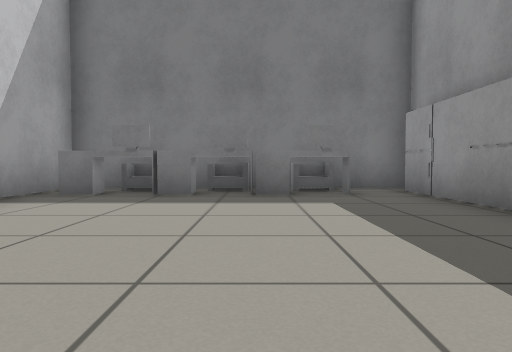
[1] (above)

24 first-person views from a walk through a Gazebo world. The camera is 0.5 m above the floor, tilts 2° down and sees 70° across. Floor lines are 1 m apart. The floor is counted in squares, 1 m on a side. Each view is taken from the middle of a square. On the plan, view 1 faces up. The plan holds only what a view shows up to about 9 squares ahead; the rest is blank. The place goes on beyond the plan.

[2]
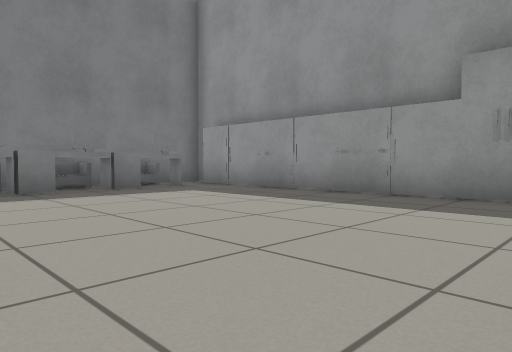

[3]
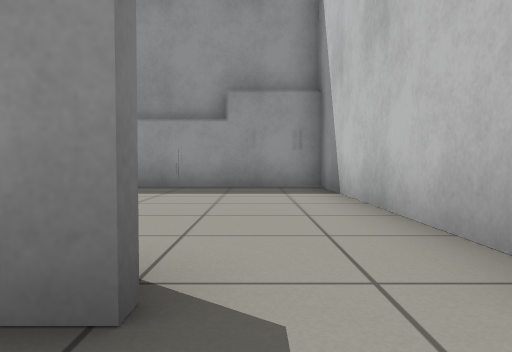

[4]
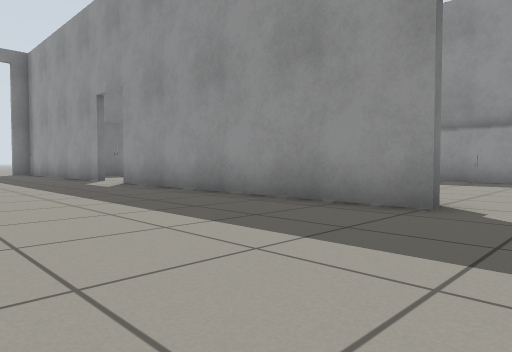

[5]
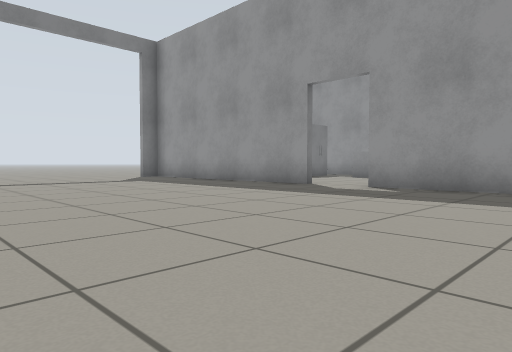

[6]
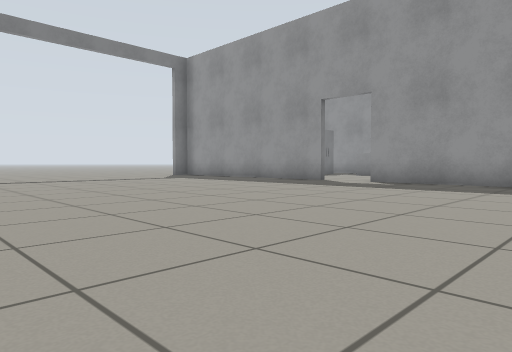

[7]
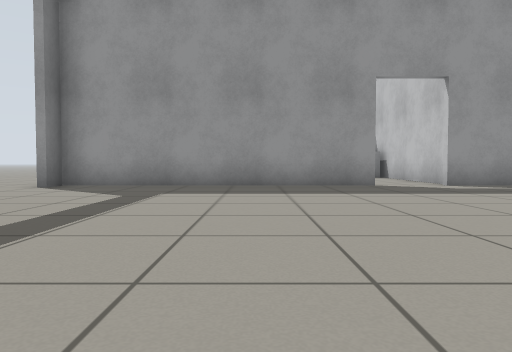

[8]
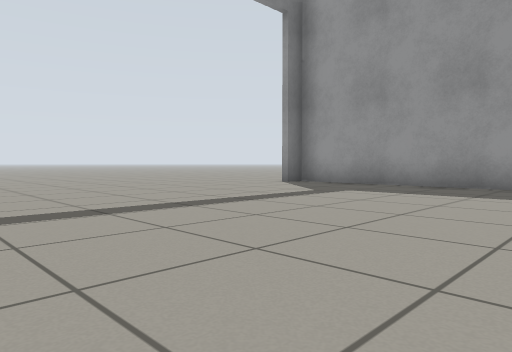

[9]
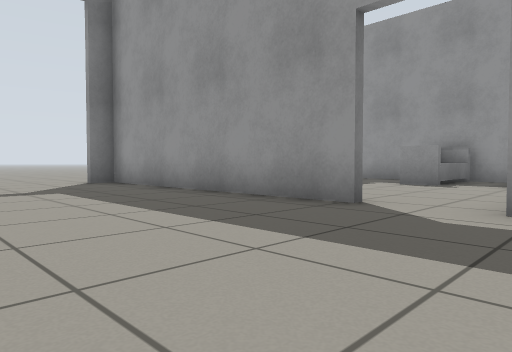

[10]
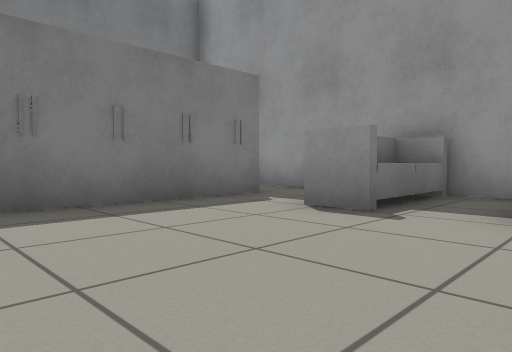

[11]
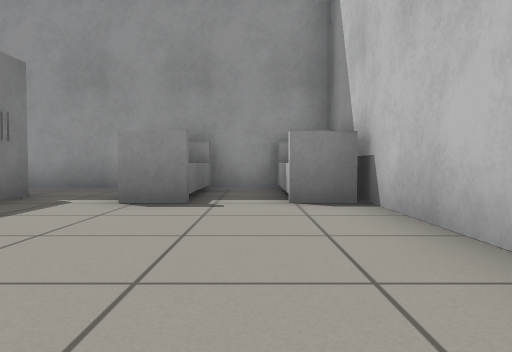

[12]
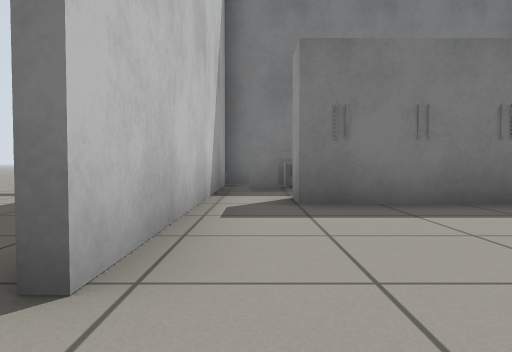

[13]
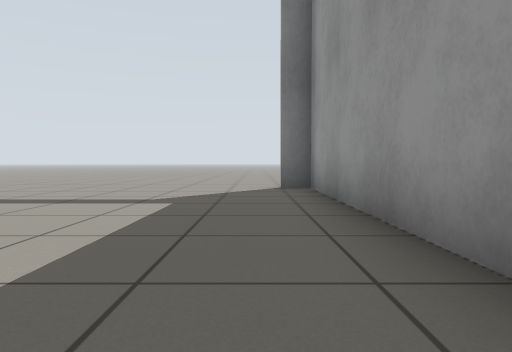

[14]
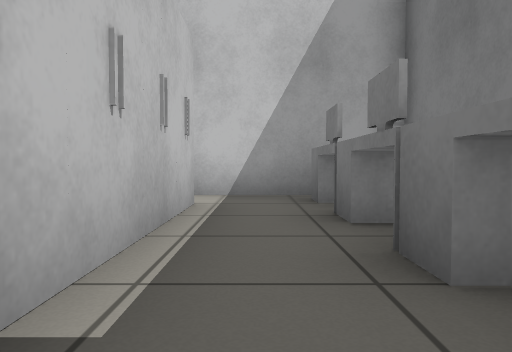

[15]
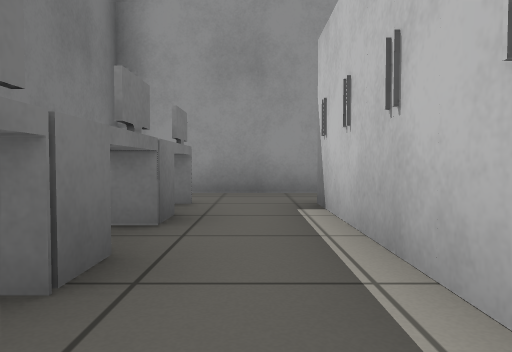

[16]
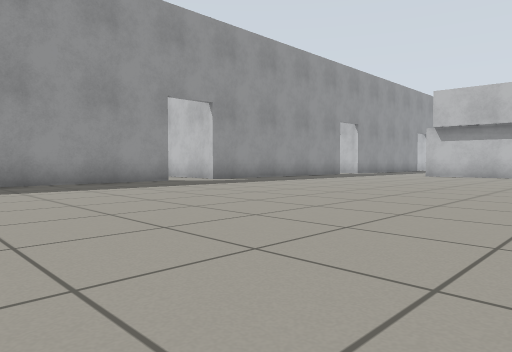

[17]
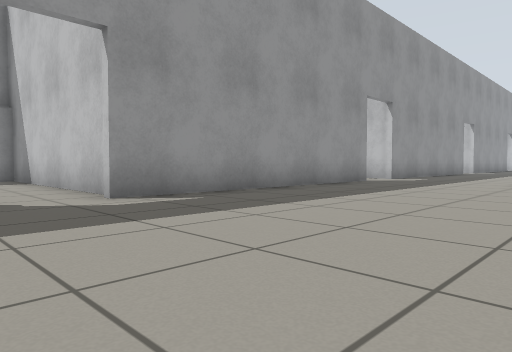

[18]
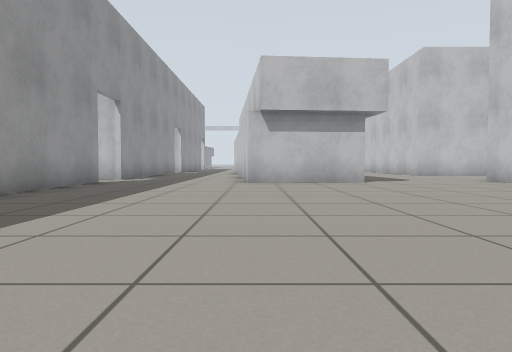

[19]
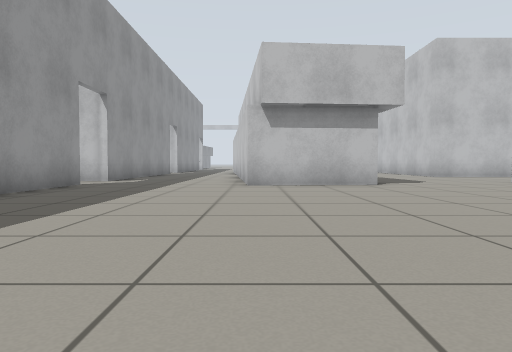

[20]
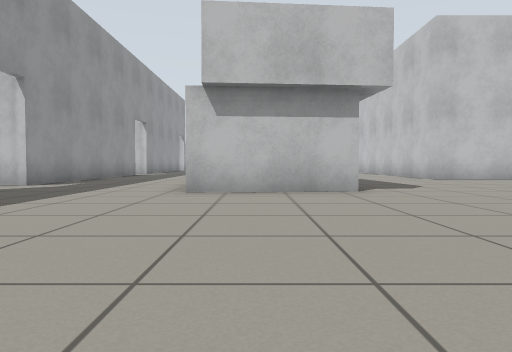

[21]
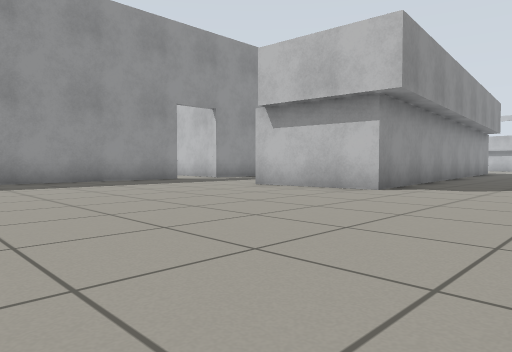

[22]
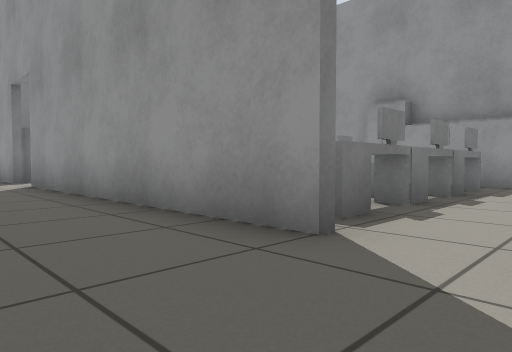

[23]
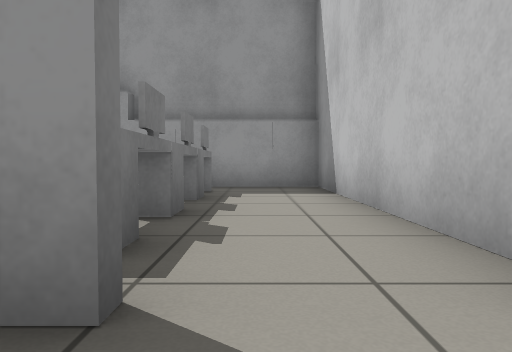

[24]
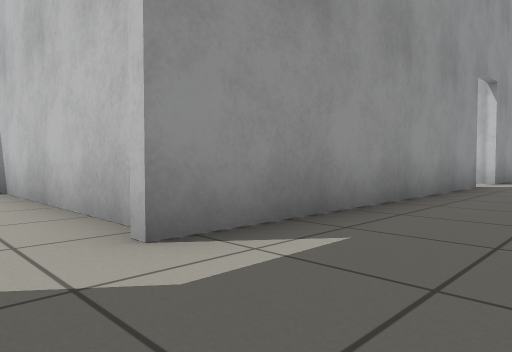

### Floor plan
Ten units are one square. View 1 is at (0, 0); x grows to the right and y downward. Boxes are objects, and circles mark ways between rooms. Rooms are numbered by the first view taken in them; rooms with no view inside come last. Other rooms are left out.
<svg viewBox="-118 -169 154 372">
<path fill="none" stroke="#000" d="M31 -6 31 -81M-32 14 27 14 27 -66M31 -74 -37 -74 -37 -52M15 -58 -31 -58M-1 -65 -9 -65M15 -65 5 -65M-16 -65 -25 -65M-105 115 -108 84 -78 82 -78 88M-39 -4 -39 -79M-110 115 -113 82 -81 79M-39 86 -39 11M-36 103 31 103 31 63M27 104 27 60M-39 -92 -39 -164M-39 175 -39 100M-39 198 -39 190M15 82 -31 82M-34 -76 31 -76M16 -124 -25 -124 -25 -132M-37 -134 -37 -92M31 -81 31 -101M5 -76 5 -86 30 -86M27 -106 21 -106M30 -99 5 -99 5 -108M-25 -132 16 -132M31 -136 31 -163 2 -163M-37 -164 -37 -134M15 -148 -31 -148M31 -101 31 -136"/>
<circle cx="-40" cy="5" r="3" fill="#2a7"/>
<circle cx="-40" cy="-85" r="3" fill="#2a7"/>
<circle cx="-30" cy="-130" r="3" fill="#2a7"/>
<circle cx="10" cy="-115" r="3" fill="#2a7"/>
<circle cx="20" cy="-130" r="3" fill="#2a7"/>
<text x="0" y="-20">1</text>
<text x="-100" y="40">2</text>
<text x="-10" y="-100">3</text>
<text x="0" y="-140">4</text>
<text x="20" y="-120">5</text>
</svg>
Room 1 opens to room 2. Room 2 opens to room 3. Room 3 opens to room 4. Room 3 opens to room 5. Room 4 opens to room 5.

Where each view was taken, in squares from view 1:
view 1: 0 up, 0 right, facing up
view 2: 1 down, 3 left, facing up-right
view 3: 0 up, 5 left, facing right
view 4: 1 down, 8 left, facing up-right
view 5: 4 up, 11 left, facing up-right
view 6: 3 up, 13 left, facing up-right
view 7: 12 up, 12 left, facing right
view 8: 10 up, 12 left, facing up-right
view 9: 7 up, 8 left, facing up-right
view 10: 8 up, 3 left, facing up-right
view 11: 9 up, 4 left, facing right
view 12: 8 up, 3 left, facing up
view 13: 9 up, 5 left, facing up
view 14: 14 up, 2 right, facing left
view 15: 14 up, 3 left, facing right
view 16: 6 up, 13 left, facing down-right
view 17: 1 up, 9 left, facing down-right
view 18: 1 up, 8 left, facing down
view 19: 0 up, 8 left, facing down
view 20: 2 down, 9 left, facing down
view 21: 2 down, 14 left, facing down-right
view 22: 10 down, 6 left, facing up-right
view 23: 9 down, 5 left, facing right
view 24: 9 down, 6 left, facing down-right
